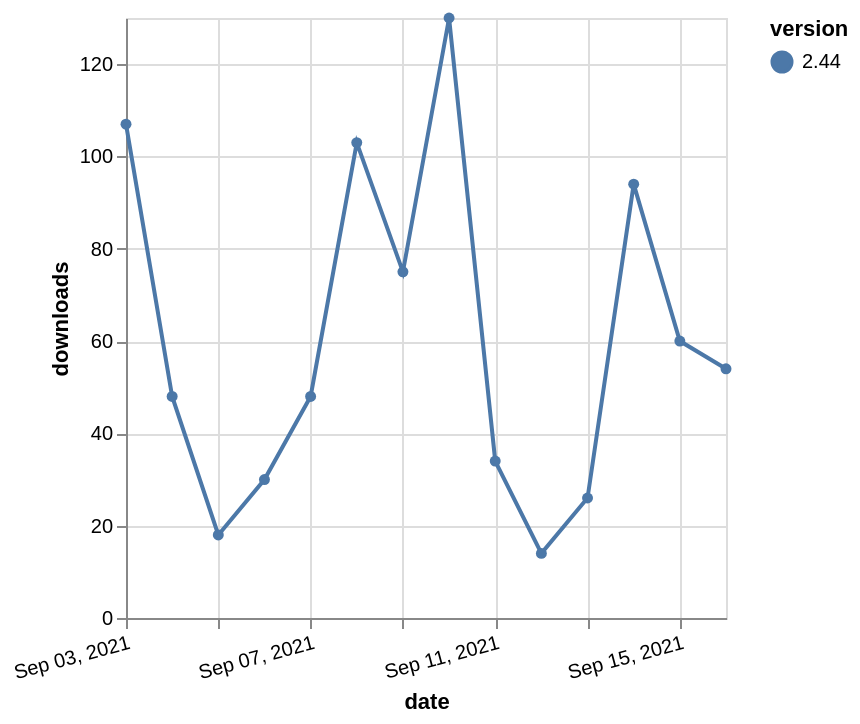

Specify this chart in Vega-Lite:
### Vega-Lite specification from a JSON file in a GitHub repository (floating-point values rounded to 4 significant figures)
{"$schema": "https://vega.github.io/schema/vega-lite/v5.json", "description": "A simple bar chart with embedded data.", "data": {"values": [{"date": "2021-09-03", "total": 109808, "delta": 107, "version": "2.44"}, {"date": "2021-09-04", "total": 109856, "delta": 48, "version": "2.44"}, {"date": "2021-09-05", "total": 109874, "delta": 18, "version": "2.44"}, {"date": "2021-09-06", "total": 109904, "delta": 30, "version": "2.44"}, {"date": "2021-09-07", "total": 109952, "delta": 48, "version": "2.44"}, {"date": "2021-09-08", "total": 110055, "delta": 103, "version": "2.44"}, {"date": "2021-09-09", "total": 110130, "delta": 75, "version": "2.44"}, {"date": "2021-09-10", "total": 110260, "delta": 130, "version": "2.44"}, {"date": "2021-09-11", "total": 110294, "delta": 34, "version": "2.44"}, {"date": "2021-09-12", "total": 110308, "delta": 14, "version": "2.44"}, {"date": "2021-09-13", "total": 110334, "delta": 26, "version": "2.44"}, {"date": "2021-09-14", "total": 110428, "delta": 94, "version": "2.44"}, {"date": "2021-09-15", "total": 110488, "delta": 60, "version": "2.44"}, {"date": "2021-09-16", "total": 110542, "delta": 54, "version": "2.44"}]}, "width": "container", "mark": {"type": "line", "point": {"filled": true}}, "encoding": {"x": {"field": "date", "type": "temporal", "timeUnit": "yearmonthdate", "title": "date", "axis": {"labelAngle": -15}}, "y": {"field": "delta", "type": "quantitative", "title": "downloads"}, "color": {"field": "version", "type": "nominal"}, "tooltip": {"field": "delta"}}}
